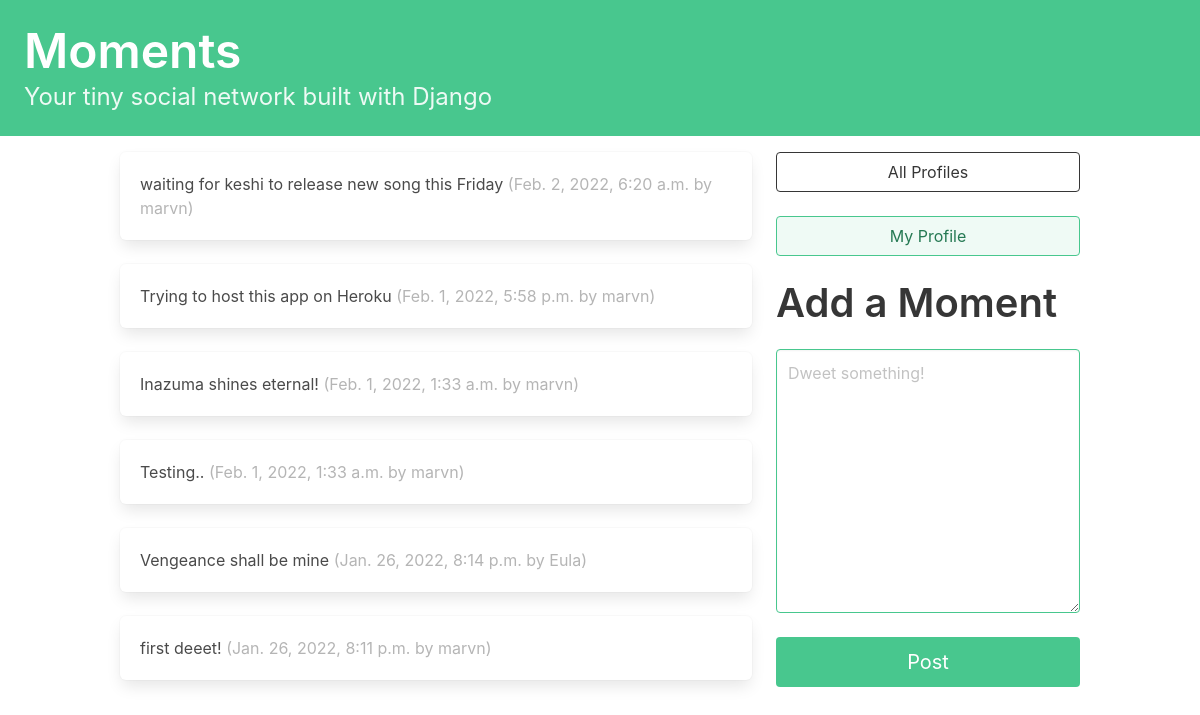
Screenshot of / (signed in) with the database file from the repository.
### dwitter/models.py (models this page shows, shortened)
class Dweet(models.Model):
    user = models.ForeignKey(
        User, related_name="dweets", on_delete=models.DO_NOTHING
    )
    body = models.CharField(max_length=140)
    created_at = models.DateTimeField(auto_now_add=True)

### dwitter/views.py (the view)
# urls.py: path("", dashboard, name="dashboard"),
def dashboard(request):
    form = DweetForm(request.POST or None)
    if request.method == "POST":
        if form.is_valid():
            dweet = form.save(commit=False)
            dweet.user = request.user
            dweet.save()
            return redirect("dwitter:dashboard")
    followed_dweets = Dweet.objects.filter(
        user__profile__in = request.user.profile.follows.all()).order_by("-created_at")
    return render(
        request,
        "dwitter/dashboard.html",
        {"form": form, "dweets": followed_dweets}
    )

### dwitter/forms.py
class DweetForm(forms.ModelForm):
    body = forms.CharField(
        required=True,
        widget = forms.widgets.Textarea(
            attrs = {
                "placeholder": "Dweet something!",
                "class": "textarea is-success is medium",
            }
        ),
        label = "",
    )
    class Meta:
        model = Dweet
        exclude = ("user",)

### dwitter/templates/dwitter/dashboard.html (shortened to what this page needs)
{% extends 'base.html' %}
{% block content %}
<div class="column">
    {% for dweet in dweets %}
        <div class="box">
            {{dweet.body}}
            <span class="is-small has-text-grey-light">
                ({{ dweet.created_at }} by {{ dweet.user.username}})
            </span>
        </div>
    {% endfor %}
</div>
<div class="column is-one-third">
<div class="block">
    <a href="{% url 'dwitter:profile_list' %} ">
        <button class="button is-dark is-outlined is-fullwidth">
            All Profiles
        </button>
    </a>
</div>
<div class="block">
    <a href="{% url 'dwitter:profile' request.user.profile.id %} ">
        <button class="button is-success is-light is-outlined is-fullwidth">
            My Profile
        </button>
    </a>
</div>
<div class="block">
    <div class="block">
        <h2 class="title is-2">Add a Moment</p>
    </div>
    <div class="block">
        <form method="post">
            {{ form.as_p }}
            <button class="button is-success is-fullwidth is-medium mt-5" type="submit">
                Post
            </button>
        </form>
    </div>
</div>
</div>
{% endblock content %}

### rows the page displays
Dweet: body "waiting for keshi to release new song this Friday", created_at "Feb. 2, 2022, 6:20 a.m.", user.username "marvn"
Dweet: body "Trying to host this app on Heroku", created_at "Feb. 1, 2022, 5:58 p.m.", user.username "marvn"
Dweet: body "Inazuma shines eternal!", created_at "Feb. 1, 2022, 1:33 a.m.", user.username "marvn"
Dweet: body "Testing..", created_at "Feb. 1, 2022, 1:33 a.m.", user.username "marvn"
Dweet: body "Vengeance shall be mine", created_at "Jan. 26, 2022, 8:14 p.m.", user.username "Eula"
Dweet: body "first deeet!", created_at "Jan. 26, 2022, 8:11 p.m.", user.username "marvn"
